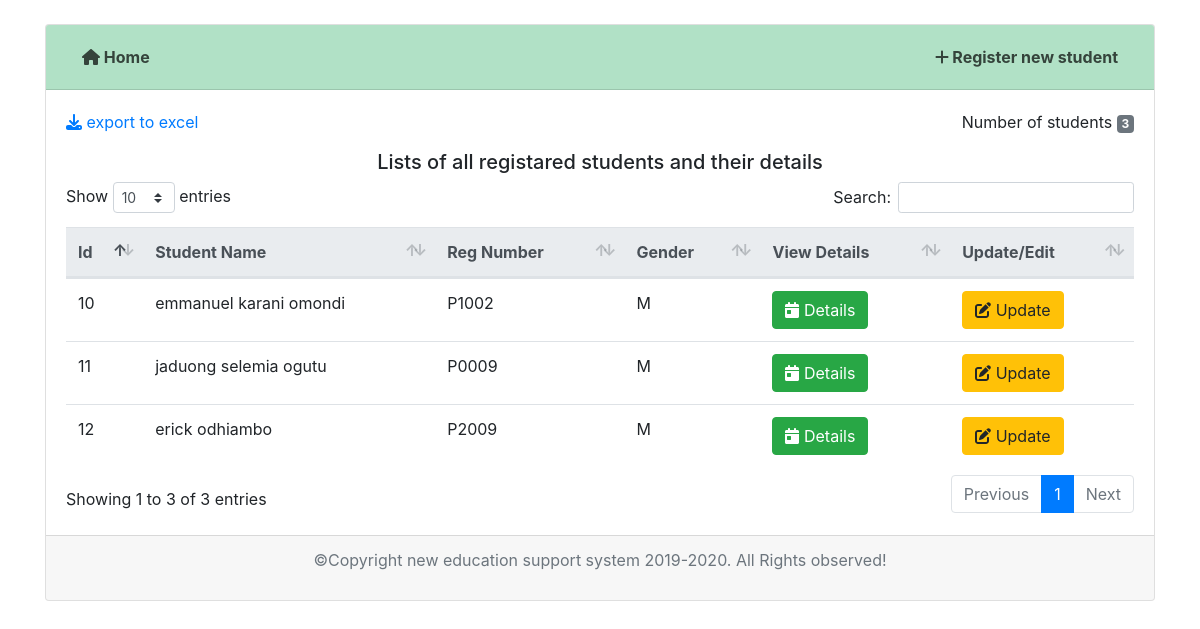
/home/students/, run on the app's committed database.
### school/models.py (models this page shows, shortened)
class Pre_primary(models.Model):
    GENDER_CHOICES = (
        ('M', 'Male'),
        ('F', 'Female'),
    )
    PRE_PRIMARY_CLASS = (
        ('One', 'Pre_primary 2'),
        ('Two', 'Pre_primary 1'),
    )
    name_regex = RegexValidator(regex=r"^[a-zA-Z\s]+$", message="Only characters are allowed for Student name.")
    phone_number_regex = RegexValidator(regex=r'(\+254)\s*?(\d{3})\s*?(\d{3})\s*?(\d{3})', message="invalid phone number, phone number should be in the format of +254")
    reg_regex = RegexValidator(regex=r'[P]\d{4}', message="Registration number should start with 'P' followed by 4 digits for pre primary otherwise invalid registration number.")
    student_name = models.CharField(validators=[name_regex], max_length=100)
    registration_number = models.CharField(validators=[reg_regex], max_length=50)
    student_class = models.CharField(max_length=10, choices=PRE_PRIMARY_CLASS)
    student_gender = models.CharField(max_length=1, choices=GENDER_CHOICES)
    parent_name = models.CharField(max_length=100, blank=True)
    phone_number = models.CharField(validators=[phone_number_regex], max_length=15, blank=True) # validators should be a list

### school/views.py (the view)
# urls.py: path('home/students/', school_views.StudentsListView.as_view(), name='students'),
class StudentsListView(ListView):
    model = Pre_primary
    template_name = 'school/addstudent.html'
    context_object_name = 'students'

### school/templates/school/addstudent.html (shortened to what this page needs)
 {% extends 'school/base.html'%}
 {% load static %}
 {% block content %}
<div class="container pt-4">
	<div class="card">
		<div class="card-header">
		<div class="navbar">
			<div><a href="{% url 'home' %}" data-toggle="tooltip" title="home menu" class="card-link"><i class="fas fa-home"></i> Home</a></div>
			<div><a href="{% url 'student-create' %}" data-toggle="tooltip" title="register new student" class="card-link"><i class="fas fa-plus"></i> Register new student</a></div>
		</div>
		</div>
		<div class="card-body">
	    <div class="d-flex justify-content-between">
	    <a href="{% url 'pre-primary-export-excel' %}" class="card-link"><i class="fas fa-download"></i></i> export to excel</a>
			<p>Number of students <span class="badge badge-secondary">{{ students.count }}</span></p>
		</div>
		<h5 class="text-center">Lists of all registared students and their details</h5>
		<table class="table" id="myTable">
		<thead class="thead-light">
		<tr>
	    <th>Id</th>
		<th>Student Name</th>
		<th>Reg Number</th>
		<th>Gender</th>
		<th>View Details</th>
		<th>Update/Edit</th>
		</tr>
		</thead>
		<tbody>
		{% for student in students %}
		<tr>
		<td>{{ student.id }}</td>
		<td>{{ student.student_name }}</td>
		<td> {{ student.registration_number }}</td>
		<td> {{ student.student_gender }}</td>
		<td><a href="{% url 'student-details' student.id %}" data-toggle="tooltip" title="view student details" class="card-link btn btn-success"><i class="fas fa-calendar-day"></i> Details</a></td>
		<td><a href="{% url 'student-update' student.id %}" data-toggle="tooltip" title="update student" class="card-link btn btn-warning"><i class="fas fa-edit"></i> Update</a></td>
		</tr>
		{% endfor %}
		</tbody>
        </table>
		</div>
		<div class="card-footer">
			<p class="text-center text-muted">&copy;Copyright new education support system 2019-2020. All Rights observed!</p>
		</div>
	</div>
</div>
{% endblock content%}

### school/static/css/datatables.css (style rules this page uses)
table.dataTable { clear: both; margin-top: 6px !important; margin-bottom: 6px !important; max-width: none !important; border-collapse: separate !important; border-spacing: 0; }
table.dataTable td, table.dataTable th { -webkit-box-sizing: content-box; box-sizing: content-box; }
table.dataTable thead > tr > th.sorting_asc, table.dataTable thead > tr > th.sorting_desc, table.dataTable thead > tr > th.sorting, table.dataTable thead > tr > td.sorting_asc, table.dataTable thead > tr > td.sorting_desc, table.dataTable thead > tr > td.sorting { padding-right: 30px; }
table.dataTable thead .sorting, table.dataTable thead .sorting_asc, table.dataTable thead .sorting_desc, table.dataTable thead .sorting_asc_disabled, table.dataTable thead .sorting_desc_disabled { cursor: pointer; position: relative; }
table.dataTable thead .sorting:before, table.dataTable thead .sorting:after, table.dataTable thead .sorting_asc:before, table.dataTable thead .sorting_asc:after, table.dataTable thead .sorting_desc:before, table.dataTable thead .sorting_desc:after, table.dataTable thead .sorting_asc_disabled:before, table.dataTable thead .sorting_asc_disabled:after, table.dataTable thead .sorting_desc_disabled:before, table.dataTable thead .sorting_desc_disabled:after { position: absolute; bottom: 0.9em; display: block; opacity: 0.3; }
table.dataTable thead .sorting:before, table.dataTable thead .sorting_asc:before, table.dataTable thead .sorting_desc:before, table.dataTable thead .sorting_asc_disabled:before, table.dataTable thead .sorting_desc_disabled:before { right: 1em; content: "\2191"; }
table.dataTable thead .sorting:after, table.dataTable thead .sorting_asc:after, table.dataTable thead .sorting_desc:after, table.dataTable thead .sorting_asc_disabled:after, table.dataTable thead .sorting_desc_disabled:after { right: 0.5em; content: "\2193"; }
table.dataTable thead .sorting_asc:before, table.dataTable thead .sorting_desc:after { opacity: 1; }

### school/static/css/main.css (style rules this page uses)
html { overflow-y: scroll; }
body { margin: 0; padding: 0; }
.card-header { background-color: rgba(60, 179, 113, 0.4); }
.navbar a { color: rgba(0, 0, 0, 0.7); font-weight: bold; }

### data on the page
Pre_primary: id "10", student_name "emmanuel karani omondi", registration_number "P1002", student_gender "M"
Pre_primary: id "11", student_name "jaduong selemia ogutu", registration_number "P0009", student_gender "M"
Pre_primary: id "12", student_name "erick odhiambo", registration_number "P2009", student_gender "M"

### other printed values
{{ students.count }} "3"
